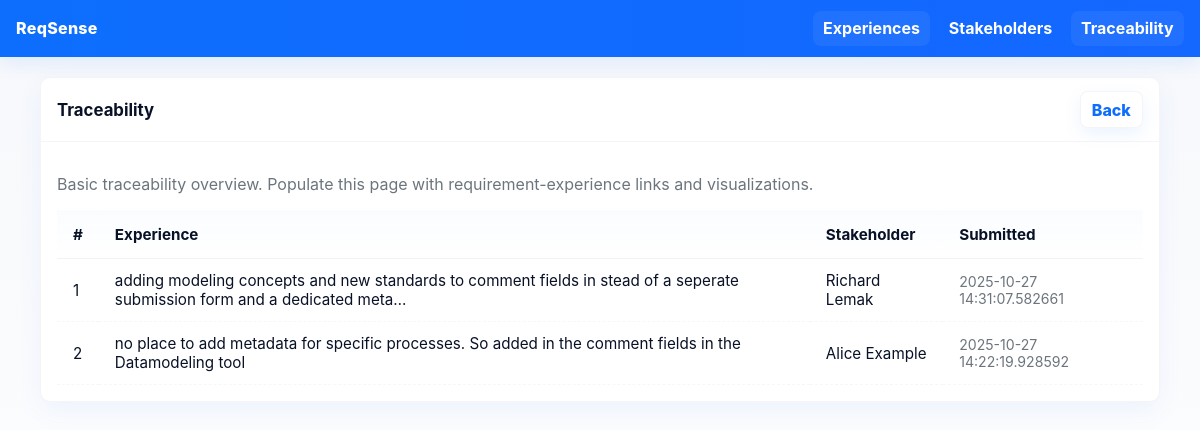
The app's page /experiences/traceability with its own data.
### src/models.py (models this page shows, shortened)
class Experience(db.Model):
    __tablename__ = 'experiences'
    id = db.Column(db.Integer, primary_key=True)
    experience_id = db.Column(db.String(16), unique=True)
    narrative_text = db.Column(db.Text, nullable=False)
    stakeholder_id = db.Column(db.Integer, db.ForeignKey('stakeholders.id'))
    context_tags = db.Column(JSON)               # stores list of tags
    participants = db.Column(JSON)
    pain_points = db.Column(JSON)
    current_workaround = db.Column(db.Text)
    impact_severity = db.Column(db.String(50))
    emotional_indicators = db.Column(JSON)
    created_at = db.Column(db.DateTime(timezone=True), default=lambda: datetime.now(timezone.utc))
    updated_at = db.Column(db.DateTime(timezone=True), onupdate=lambda: datetime.now(timezone.utc))
    stakeholder = db.relationship('Stakeholder', back_populates='experiences')
    requirements = db.relationship(
        'Requirement',
        secondary=experience_requirement_link,
        back_populates='experiences',
        overlaps="requirements,experiences"
    )
    analysis = db.relationship('ExperienceAnalysis',
                             back_populates='experience',
                             uselist=False)

class Stakeholder(db.Model):
    __tablename__ = 'stakeholders'
    id = db.Column(db.Integer, primary_key=True)
    name = db.Column(db.String(255), nullable=False)
    role = db.Column(db.String(255), nullable=True)
    department = db.Column(db.String(255), nullable=True)
    email = db.Column(db.String(255), nullable=True)
    type = db.Column(db.String(100), nullable=True)       # e.g. Customer, Partner, Internal
    importance = db.Column(db.Integer, nullable=True)    # 0..10
    influence = db.Column(db.Integer, nullable=True)     # 0..10
    notes = db.Column(db.Text, nullable=True)
    created_at = db.Column(db.DateTime(timezone=True), default=lambda: datetime.now(timezone.utc))
    experiences = db.relationship('Experience', back_populates='stakeholder', lazy='select')
    requirements = db.relationship(
        'RequirementSubmission',
        secondary=stakeholder_requirements,
        back_populates='stakeholders',
        lazy='select'
    )

### src/routes/experiences.py (the view)
@experiences_bp.route('/traceability', methods=['GET'])
def traceability():
    experiences = Experience.query.order_by(Experience.created_at.desc()).limit(10).all()
    return render_template('experiences/traceability.html', experiences=experiences)

### src/templates/experiences/traceability.html (shortened to what this page needs)
{% extends "base.html" %}
{% block content %}
<div class="table-card">
  <div class="table-header">
    <h2>Traceability</h2>
    <div><a class="btn secondary" href="{{ url_for('experiences.overview') }}">Back</a></div>
  </div>
  <div style="padding:1rem">
    <p class="muted">Basic traceability overview. Populate this page with requirement-experience links and visualizations.</p>
    <table class="sortable-table" style="margin-top:1rem">
      <thead>
        <tr>
          <th>#</th>
          <th>Experience</th>
          <th>Stakeholder</th>
          <th>Submitted</th>
        </tr>
      </thead>
      <tbody>
        {% for e in experiences %}
        <tr>
          <td>{{ loop.index }}</td>
          <td>{{ e.narrative_text[:120] }}{% if e.narrative_text|length > 120 %}…{% endif %}</td>
          <td>{{ e.stakeholder.name if e.stakeholder else '—' }}</td>
          <td class="small muted">{{ e.created_at }}</td>
        </tr>
        {% else %}
        <tr><td colspan="4">No recent experiences.</td></tr>
        {% endfor %}
      </tbody>
    </table>
  </div>
</div>
{% endblock %}

### src/templates/base.html (style rules this page uses)
:root { --accent:#0d6efd; --bg:#f6f8fb; --card:#ffffff; --muted:#6c757d; --radius:10px; --shadow: 0 8px 26px rgba(13,110,253,0.06); }
html,body { height:100%;margin:0;font-family:Inter,system-ui,Segoe UI,Roboto,Arial;color:#081126;background:linear-gradient(180deg,var(--bg),#ffffff) }
.table-card { background:var(--card);border-radius:var(--radius);box-shadow:var(--shadow);overflow:hidden;margin-bottom:1.25rem;border:1px solid rgba(2,6,23,0.04) }
.table-header { display:flex;justify-content:space-between;align-items:center;padding:.85rem 1rem;border-bottom:1px solid rgba(2,6,23,0.04) }
.table-header h2 { margin:0;font-size:1.05rem }
.btn { display:inline-block;background:var(--accent);color:#fff;padding:.45rem .7rem;border-radius:8px;text-decoration:none;font-weight:800;border:none;cursor:pointer;box-shadow:0 6px 18px rgba(13,110,253,0.08) }
.btn.secondary { background:#fff;color:var(--accent);border:1px solid rgba(2,6,23,0.04) }
.muted { color:var(--muted) }
.small { font-size:.88rem;color:var(--muted) }
table.sortable-table { width:100%;border-collapse:collapse;font-size:.95rem }
table.sortable-table thead th { padding:.9rem 1rem;text-align:left;font-weight:700;background:linear-gradient(180deg,rgba(13,110,253,0.02),transparent);border-bottom:1px solid rgba(2,6,23,0.04) }
table.sortable-table tbody td { padding:.75rem 1rem;border-bottom:1px dashed rgba(2,6,23,0.03);vertical-align:middle }

### records on screen
Experience: narrative_text "adding modeling concepts and new standards to comment fields in stead of a seperate submission form and a dedicated meta", stakeholder "Richard Lemak", created_at "2025-10-27 14:31:07.582661"
Experience: narrative_text "no place to add metadata for specific processes. So added in the comment fields in the Datamodeling tool", stakeholder "Alice Example", created_at "2025-10-27 14:22:19.928592"
